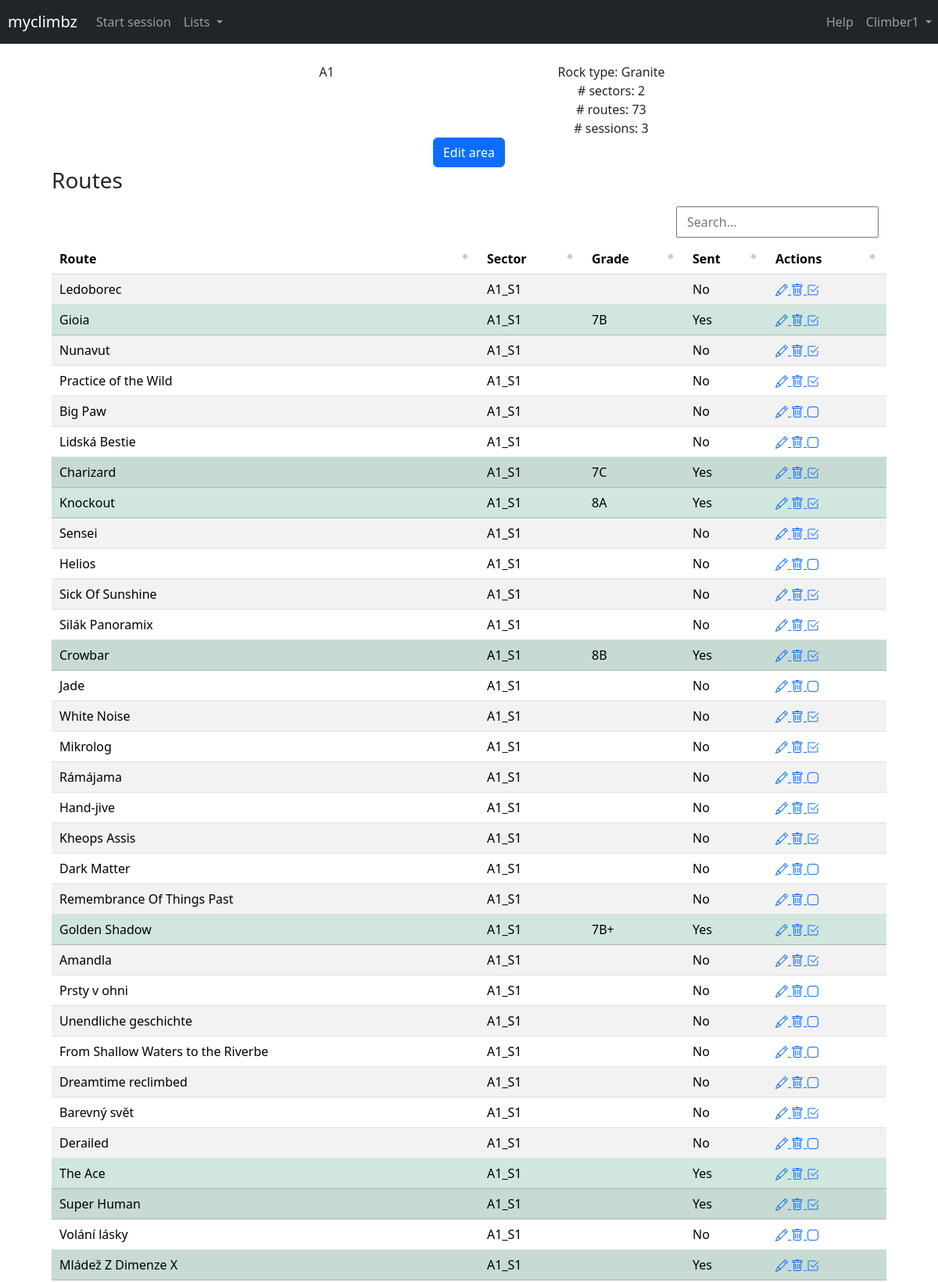
Page /area/1 (signed in, upper part) on the committed database.
### climbz/models/climber.py (models this page shows, shortened)
class Climber(db.Model, UserMixin):
    id = db.Column(db.Integer, primary_key=True)
    role = db.Column(db.Integer, nullable=False, default=0)
    email = db.Column(db.String(200), nullable=False, unique=True)
    password = db.Column(db.String(200), nullable=False)
    name = db.Column(db.String(200), nullable=False)
    birthdate = db.Column(db.Date, nullable=True)
    year_started_climbing = db.Column(db.Integer, nullable=True)
    weight = db.Column(db.Float, nullable=True)
    height = db.Column(db.Float, nullable=True)
    ape_index = db.Column(db.Float, nullable=True)
    grade_scale = db.Column(db.String(10), nullable=False, default="font")
    climbs = db.relationship("Climb", backref="climber", cascade="all, delete")
    sessions = db.relationship("Session", backref="climber", cascade="all, delete")
    opinions = db.relationship("Opinion", backref="climber", cascade="all, delete")
    routes = db.relationship("Route", backref="creator")
    sectors = db.relationship("Sector", backref="creator")
    areas = db.relationship("Area", backref="creator")
    projects = db.relationship(
        "Route",
        secondary=climber_projects,
        backref=db.backref("climbers", lazy="dynamic"),
    )

### climbz/models/area.py (models this page shows, shortened)
class Area(db.Model):
    id = db.Column(db.Integer, primary_key=True)
    name = db.Column(db.String(100), nullable=False, unique=True)
    comment = db.Column(db.Text)
    link = db.Column(db.String(300))
    created_by = db.Column(db.Integer, db.ForeignKey("climber.id"), nullable=False)
    rock_type_id = db.Column(db.Integer, db.ForeignKey("rock_type.id"))
    rock_type = db.relationship("RockType", backref="climbing_areas")
    sessions = db.relationship("Session", backref="area", cascade="all, delete")
    sectors = db.relationship("Sector", backref="area", cascade="all, delete")
    @property
    def n_routes(self) -> int:
        return sum(len(sector.routes) for sector in self.sectors)

### climbz/models/rock_type.py (models this page shows)
class RockType(db.Model):
    id = db.Column(db.Integer, primary_key=True)
    name = db.Column(db.String(100), nullable=False)

### climbz/models/route.py (models this page shows, shortened)
class Route(db.Model):
    id = db.Column(db.Integer, primary_key=True)
    name = db.Column(db.String(200), nullable=False)
    created_by = db.Column(db.Integer, db.ForeignKey("climber.id"), nullable=False)
    latitude = db.Column(db.Float)
    longitude = db.Column(db.Float)
    comment = db.Column(db.Text)
    link = db.Column(db.String(300))
    sit_start = db.Column(db.Boolean, nullable=False, default=False)
    height = db.Column(db.Float, db.CheckConstraint("height >= 0"))
    inclination = ConstrainedInteger("inclination", -50, 90)
    sector_id = db.Column(db.Integer, db.ForeignKey("sector.id"))
    climbs = db.relationship("Climb", backref="route", cascade="all, delete")
    opinions = db.relationship("Opinion", backref="route", cascade="all, delete")
    UniqueConstraint("name", "sector_id", name="unique_route_name_in_sector")
    @property
    def sent(self) -> bool:
        return any(
            climb.sent
            for climb in self.climbs
            if climb.session.climber_id == current_user.id
        )
    @property
    def tried(self) -> bool:
        return any(
            climb.n_attempts > 0
            for climb in self.climbs
            if climb.session.climber_id == current_user.id
        )
    @property
    def is_project(self) -> bool:
        return self in current_user.projects
    @property
    def opinion(self):
        return Opinion.query.filter_by(
            route_id=self.id, climber_id=current_user.id
        ).first()
    @property
    def consensus_level(self) -> int:
        level_counts = Counter(op.grade.level for op in self.opinions)
        return level_counts.most_common(1)[0][0] if level_counts else None
    @property
    def consensus_grade(self) -> Grade:
        return Grade.query.filter_by(level=self.consensus_level).first()
    @property
    def grade(self) -> Grade:
        return self.opinion.grade if self.opinion else self.consensus_grade

### climbz/models/sector.py (models this page shows, shortened)
class Sector(db.Model):
    id = db.Column(db.Integer, primary_key=True)
    name = db.Column(db.String(200), nullable=False)
    created_by = db.Column(db.Integer, db.ForeignKey("climber.id"), nullable=False)
    area_id = db.Column(db.Integer, db.ForeignKey("area.id"))
    routes = db.relationship("Route", backref="sector", cascade="all, delete")
    comment = db.Column(db.Text)
    UniqueConstraint("name", "area_id", name="unique_sector_name_in_area")

### climbz/models/grade.py (models this page shows, shortened)
class Grade(db.Model):
    id = db.Column(db.Integer, primary_key=True)
    level = db.Column(db.Integer, nullable=False)
    font = db.Column(db.String(10), nullable=False)
    hueco = db.Column(db.String(10), nullable=False)
    @property
    def user_grade(self) -> str:
        return self.font if current_user.grade_scale == "font" else self.hueco

### climbz/blueprints/areas/routes.py (the view)
@areas.route
@areas.route("/area/<int:area_id>")
def page_area(area_id: int) -> str:
    area = Area.query.get(area_id)
    return render("area.html", area=area)

### climbz/blueprints/utils.py (called while the page is built)
@login_required
def render(*args, **kwargs) -> str:
    kwargs["title"] = kwargs.get("title", "Climbz")
    kwargs["error"] = flask_session.pop("error", None)
    kwargs["open_session"] = Session.query.get(flask_session.get("session_id", -1))
    kwargs["username"] = current_user.name
    kwargs["user_id"] = current_user.id
    kwargs["user_role"] = current_user.role
    kwargs["user_grade_scale"] = current_user.grade_scale
    path = request.path
    if not path.startswith("/edit_") and not path.startswith("/add_"):
        flask_session["call_from_url"] = path
    return render_template(
        *args,
        **kwargs,
    )

### climbz/models/climber.py (called while the page is built)
@login_manager.user_loader
def load_climber(climber_id: int) -> Climber:
    return Climber.query.get(int(climber_id))

### run.py (called while the page is built, shortened)
@app.before_request
def check_request_validity():
    if not request.endpoint:
        return
    elif request.endpoint == "climbers.login" or "static" in request.endpoint:
        return
    elif not current_user.is_authenticated:
        return redirect(url_for("climbers.login"))

### climbz/templates/area.html (shortened to what this page needs)
{% extends "main.html" %}
{% block content %}
<div class="container">
    <div class="row">
        <div class="col-4 offset-md-2">
            <div class="row">
                <div class="col-xs-12 center-block text-center">{{ area.name }}</div>
            </div>
        </div>
        <div class="col-4">
            <div class="col-xs-12 center-block text-center">Rock type: {{ area.rock_type.name }} </div>
            <div class="col-xs-12 center-block text-center"># sectors: {{ area.sectors | length }}</div>
            <div class="col-xs-12 center-block text-center"># routes: {{ area.n_routes }}</div>
            <div class="col-xs-12 center-block text-center"># sessions: {{ area.sessions | length }}</div>
        </div>
    </div>
</div>
{% if area.created_by == user_id or user_role == 1 %}
<div class="container">
    <div class="row">
        <div class="col-xs-12 center-block text-center">
            <a href="{{ url_for('areas.edit_area', area_id=area.id) }}" class="btn btn-primary">Edit
                area</a>
        </div>
    </div>
</div>
{% endif %}
<div class="container">
    <h3>Routes</h3>
    <table id="content_table" class="table table-striped table-hover">
        <thead>
            <tr>
                <th>Route</th>
                <th>Sector</th>
                <th>Grade</th>
                <th>Sent</th>
                <th>Actions</th>
            </tr>
        </thead>
        <tbody>
            {% for sector in area.sectors %}
            {% for route in sector.routes %}
            {% if route.sent %}
            {% set sent = "Yes" %}
            {% else %}
            {% set sent = "No" %}
            {% endif %}
            {% set onclick = "window.location=\"" + url_for('routes.page_route', route_id=route.id) + "\"" %}
            {% if sent == "Yes" %}
            <tr class="table-success">
                {% else %}
            <tr>
                {% endif %}
                <td onclick={{ onclick }}>{{ route.name }}</td>
                <td onclick={{ onclick }}>{{ route.sector.name }}</td>
                <td onclick={{ onclick }}>{{ route.grade.user_grade }}</td>
                <td onclick={{ onclick }}>{{ sent }}</td>
                <td>
                    {% if route.created_by == user_id or user_role == 1 %}
                    <a href="{{ url_for('routes.edit_route', route_id=route.id) }}">
                    </a>
                    <a href="{{ url_for('routes.delete_route', route_id=route.id) }}">
                    </a>
                    {% endif %}
                    {% if not route.tried and not route.is_project %}
                    <a href="{{ url_for('climbers.add_project', route_id=route.id) }}">
                        {% include 'icons/is_not_project.html' %}
                    </a>
                    {% else %}
                    <a href="{{ url_for('climbers.delete_project', route_id=route.id) }}">
                    </a>
                    {% endif %}
                </td>
            </tr>
            {% endfor %}
            {% endfor %}
        </tbody>
    </table>
</div>
{% endblock content %}

### climbz/templates/main.html (shortened to what this page needs)
<html>
<head>
    <link href="https://cdn.jsdelivr.net/npm/bootstrap@5.3.2/dist/css/bootstrap.min.css" rel="stylesheet"
>
    <link href="{{ url_for('static', filename='css/vanilla-dataTables.css') }}" rel="stylesheet" type="text/css">
</head>
<body>
    <nav class="navbar navbar-expand-lg navbar-dark bg-dark">
        <a class="navbar-brand" href="{{ url_for('home.page_home') }}" style="padding-left: 10px;">myclimbz</a>
        {% if not "Add" in title and not "Edit" in title %}
        <div class="collapse navbar-collapse" id="navbarSupportedContent">
            <ul class="navbar-nav flex-row">
                {% if open_session %}
                <li><a class="nav-link" href="{{ url_for('climbs.add_climb') }}">Add climb</a></li>
                <li>
                    <a class="nav-link" href="{{ url_for('sessions.stop_session') }}">
                        Stop
                        {% if open_session.is_project_search %}
                        project search
                        {% else %}
                        session
                        {% endif %}
                    </a>
                </li>
                {% else %}
                <li class="nav-item">
                    <a class="nav-link" href="{{ url_for('sessions.add_session') }}">Start session</a>
                </li>
                {% endif %}
                <li class="nav-item dropdown">
                    <a class="nav-link dropdown-toggle" href="#" role="button" data-bs-toggle="dropdown"
                        aria-expanded="false">
                        Lists
                    </a>
                </li>
            </ul>
            <ul class="navbar-nav flex-row ms-md-auto">
                <li class="nav-item">
                    <a class="nav-link" href="{{ url_for('home.guide') }}">Help</a>
                </li>
                <li class="nav-item dropdown mr-auto">
                    <a class="nav-link dropdown-toggle" href="#" role="button" data-bs-toggle="dropdown"
                        aria-expanded="false">
                        {{ username }}
                    </a>
                </li>
            </ul>
        </div>
        {% endif %}
    </nav>
    <div class="container p-4">
        {%block content %}
        {% endblock %}
    </div>
</body>
</html>

### climbz/templates/icons/is_not_project.html
<svg xmlns="http://www.w3.org/2000/svg" width="16" height="16" fill="currentColor" class="bi bi-app"
  viewBox="0 0 16 16">
  <path
    d="M11 2a3 3 0 0 1 3 3v6a3 3 0 0 1-3 3H5a3 3 0 0 1-3-3V5a3 3 0 0 1 3-3zM5 1a4 4 0 0 0-4 4v6a4 4 0 0 0 4 4h6a4 4 0 0 0 4-4V5a4 4 0 0 0-4-4z" />
</svg>

### climbz/static/css/vanilla-dataTables.css (style rules this page uses)
.dataTable-table { max-width: 100%; width: 100%; border-spacing: 0; }
.dataTable-table > tbody > tr > td, .dataTable-table > tbody > tr > th, .dataTable-table > tfoot > tr > td, .dataTable-table > tfoot > tr > th, .dataTable-table > thead > tr > td, .dataTable-table > thead > tr > th { vertical-align: top; padding: 8px 10px; }
.dataTable-table > thead > tr > th { vertical-align: bottom; text-align: left; border-bottom: 1px solid #d9d9d9; }
.dataTable-table th { vertical-align: bottom; text-align: left; }
tr { cursor: pointer; }

### rows in the picture
Climber: name "Climber1"
Area: name "A1"
RockType: rock_type.name "Granite"
Route: name "Ledoborec", sector.name "A1_S1", sent "No"
Route: name "Gioia", sector.name "A1_S1", grade.user_grade "7B", sent "Yes"
Route: name "Nunavut", sector.name "A1_S1", sent "No"
Route: name "Practice of the Wild", sector.name "A1_S1", sent "No"
Route: name "Big Paw", sector.name "A1_S1", sent "No"
Route: name "Lidská Bestie", sector.name "A1_S1", sent "No"
Route: name "Charizard", sector.name "A1_S1", grade.user_grade "7C", sent "Yes"
Route: name "Knockout", sector.name "A1_S1", grade.user_grade "8A", sent "Yes"
Route: name "Sensei", sector.name "A1_S1", sent "No"
Route: name "Helios", sector.name "A1_S1", sent "No"
Route: name "Sick Of Sunshine", sector.name "A1_S1", sent "No"
Route: name "Silák Panoramix", sector.name "A1_S1", sent "No"
Route: name "Crowbar", sector.name "A1_S1", grade.user_grade "8B", sent "Yes"
Route: name "Jade", sector.name "A1_S1", sent "No"
Route: name "White Noise", sector.name "A1_S1", sent "No"
Route: name "Mikrolog", sector.name "A1_S1", sent "No"
Route: name "Rámájama", sector.name "A1_S1", sent "No"
Route: name "Hand-jive", sector.name "A1_S1", sent "No"
Route: name "Kheops Assis", sector.name "A1_S1", sent "No"
Route: name "Dark Matter", sector.name "A1_S1", sent "No"
Route: name "Remembrance Of Things Past", sector.name "A1_S1", sent "No"
Route: name "Golden Shadow", sector.name "A1_S1", grade.user_grade "7B+", sent "Yes"
Route: name "Amandla", sector.name "A1_S1", sent "No"
Route: name "Prsty v ohni", sector.name "A1_S1", sent "No"
Route: name "Unendliche geschichte", sector.name "A1_S1", sent "No"
Route: name "From Shallow Waters to the Riverbe", sector.name "A1_S1", sent "No"
Route: name "Dreamtime reclimbed", sector.name "A1_S1", sent "No"
Route: name "Barevný svět", sector.name "A1_S1", sent "No"
Route: name "Derailed", sector.name "A1_S1", sent "No"
Route: name "The Ace", sector.name "A1_S1", sent "Yes"
Route: name "Super Human", sector.name "A1_S1", sent "Yes"
Route: name "Volání lásky", sector.name "A1_S1", sent "No"
Route: name "Mládež Z Dimenze X", sector.name "A1_S1", sent "Yes"

### other values in the picture
{{ area.sectors | length }} "2"
{{ area.n_routes }} "73"
{{ area.sessions | length }} "3"
